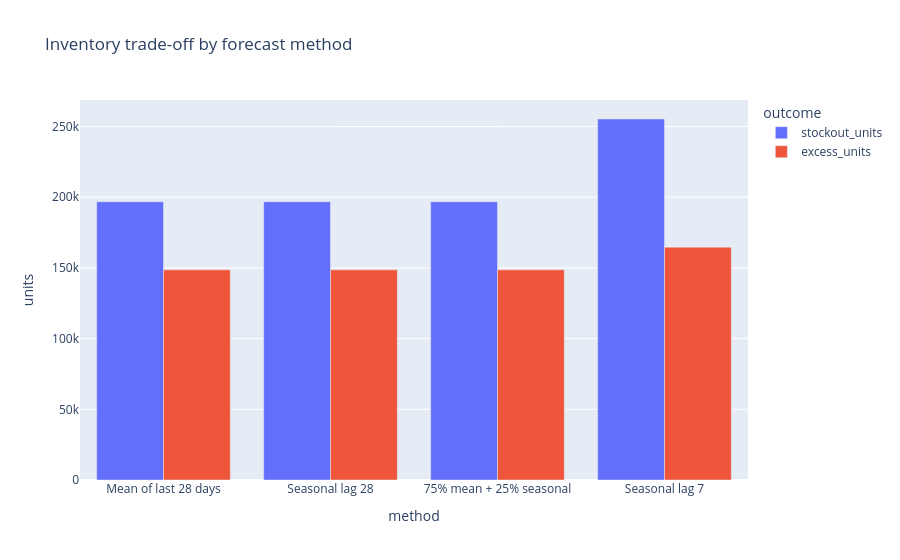

Write notebook code for a chart like this one.
### Markdown cell above
## 5. Compare operating scenarios

### Code cell
scenario_rows = []
for method, prediction in forecast_candidates.items():
    order = prediction.sum(axis=1)
    actual_total = actual.sum(axis=1)
    stockout = np.maximum(actual_total - order, 0)
    excess = np.maximum(order - actual_total, 0)
    scenario_rows.append({
        'method': method,
        'stockout_units': stockout.sum(),
        'excess_units': excess.sum(),
        'estimated_cost': stockout.sum() * UNIT_STOCKOUT_COST + excess.sum() * UNIT_HOLDING_COST,
        'service_level': 1 - (stockout > 0).mean(),
    })
scenarios = pd.DataFrame(scenario_rows).sort_values('estimated_cost')
display(scenarios.style.format({'stockout_units': '{:,.0f}', 'excess_units': '{:,.0f}', 'estimated_cost': '${:,.0f}', 'service_level': '{:.1%}'}))
px.bar(scenarios.melt('method', value_vars=['stockout_units', 'excess_units'], var_name='outcome', value_name='units'), x='method', y='units', color='outcome', barmode='group', title='Inventory trade-off by forecast method').show()

### Figure 1 — Plotly figure (JSON) as saved in the notebook; plotly's stock layout.template omitted (floating-point values rounded to 4 significant figures)
{"data": [{"alignmentgroup": "True", "hovertemplate": "outcome=stockout_units<br>method=%{x}<br>units=%{y}<extra></extra>", "legendgroup": "stockout_units", "marker": {"color": "#636efa", "pattern": {"shape": ""}}, "name": "stockout_units", "offsetgroup": "stockout_units", "orientation": "v", "showlegend": true, "textposition": "auto", "type": "bar", "x": ["Mean of last 28 days", "Seasonal lag 28", "75% mean + 25% seasonal", "Seasonal lag 7"], "xaxis": "x", "y": [196800.0, 196800.0, 196800.0, 255300.0], "yaxis": "y"}, {"alignmentgroup": "True", "hovertemplate": "outcome=excess_units<br>method=%{x}<br>units=%{y}<extra></extra>", "legendgroup": "excess_units", "marker": {"color": "#EF553B", "pattern": {"shape": ""}}, "name": "excess_units", "offsetgroup": "excess_units", "orientation": "v", "showlegend": true, "textposition": "auto", "type": "bar", "x": ["Mean of last 28 days", "Seasonal lag 28", "75% mean + 25% seasonal", "Seasonal lag 7"], "xaxis": "x", "y": [148600.0, 148600.0, 148600.0, 164700.0], "yaxis": "y"}], "layout": {"barmode": "group", "legend": {"title": {"text": "outcome"}, "tracegroupgap": 0}, "title": {"text": "Inventory trade-off by forecast method"}, "xaxis": {"anchor": "y", "domain": [0.0, 1.0], "title": {"text": "method"}}, "yaxis": {"anchor": "x", "domain": [0.0, 1.0], "title": {"text": "units"}}}}
